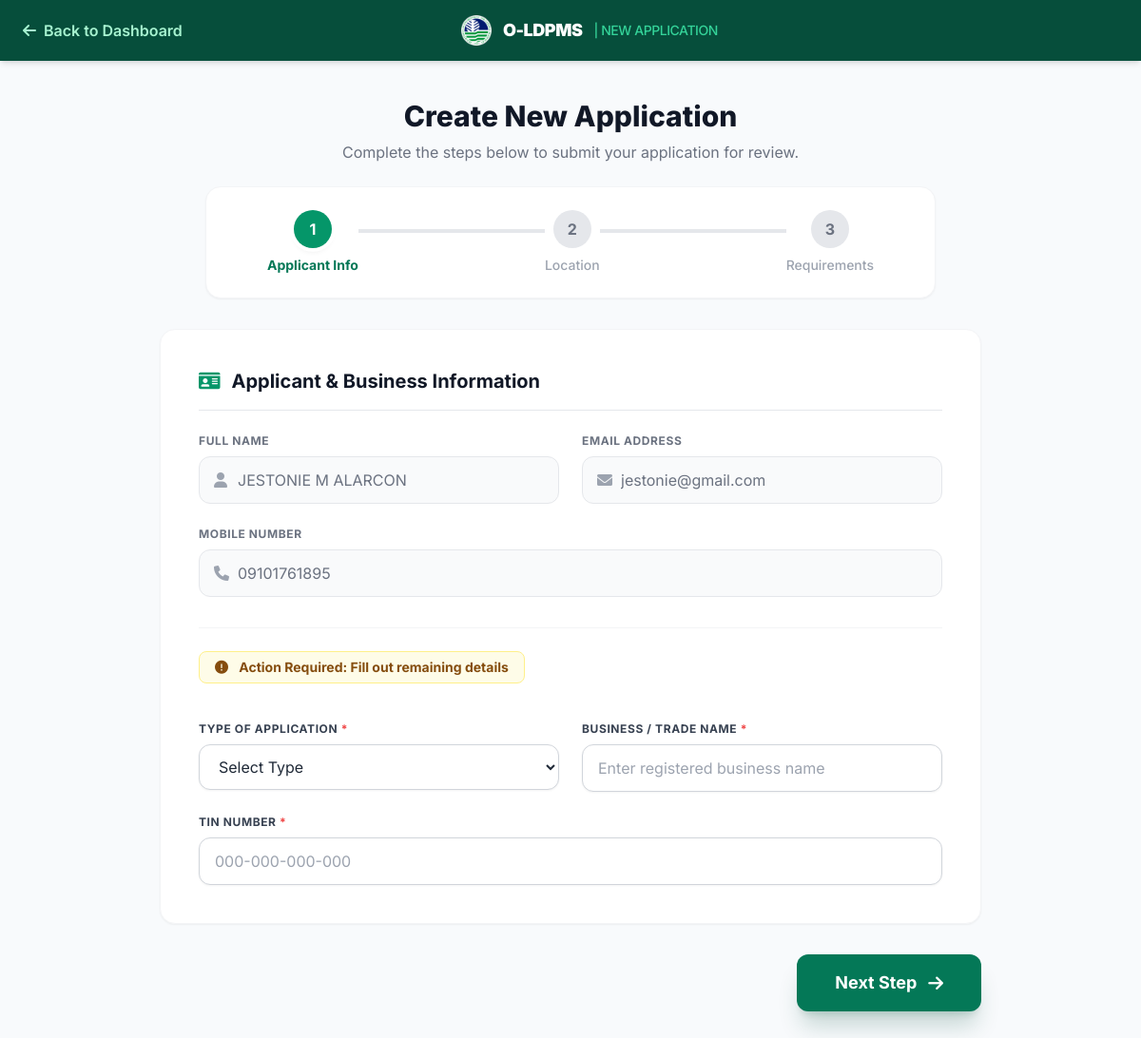
/create_application.php (signed in), run on the app's committed database.
### tables this page shows
CREATE TABLE `user_client` (
  `client_id` int(11) NOT NULL,
  `firstname` varchar(50) NOT NULL,
  `mid_name` varchar(50) NOT NULL,
  `lastname` varchar(50) NOT NULL,
  `email` varchar(100) NOT NULL,
  `profile_picture` varchar(255) DEFAULT NULL,
  `verification_token` varchar(255) DEFAULT NULL,
  `password` text NOT NULL,
  `mobilenum` text NOT NULL,
  `comp_id_upload` longtext NOT NULL,
  `govt_id_upload` longtext NOT NULL,
  `auth_letter` longtext NOT NULL,
  `password_unhashed` text NOT NULL,
  `Status` int(11) NOT NULL,
  `province` text NOT NULL,
  `citymun` text NOT NULL,
  `brgy` text NOT NULL,
  `zips` text NOT NULL
);

### create_application.php (the view, shortened to what this page needs)
<?php
require_once 'db.php';
$client_id = $_SESSION['client_id'];
$app_type = isset($_GET['type']) ? ucfirst($_GET['type']) : 'New';
$stmt = $pdo->prepare("SELECT * FROM user_client WHERE client_id = ?");
$stmt->execute([$client_id]);
$user = $stmt->fetch(PDO::FETCH_ASSOC);
?>
<!DOCTYPE html>
<html lang="en">
<head>
    <script src="https://cdn.tailwindcss.com"></script>
    <link href="https://cdnjs.cloudflare.com/ajax/libs/font-awesome/6.0.0/css/all.min.css" rel="stylesheet">
</head>
<body class="bg-slate-50 min-h-screen pb-20">
    <nav class="bg-emerald-900 text-white h-16 flex items-center justify-between px-6 sticky top-0 z-50 shadow-md">
        <a href="dashboard.php" target="_top" class="flex items-center gap-2 text-emerald-200 hover:text-white font-semibold transition">
            <i class="fas fa-arrow-left"></i> <span class="hidden sm:inline">Back to Dashboard</span>
        </a>
        <div class="font-black tracking-tight text-lg uppercase flex items-center gap-3">
            <img src="logo/denr_logo.png" class="h-8 w-8" alt="Logo">
            O-LDPMS <span class="text-emerald-400 font-medium text-sm hidden sm:inline">| <?= $app_type ?> Application</span>
        </div>
    </nav>
    <div class="max-w-5xl mx-auto mt-10 px-4 mb-6 text-center">
        <h2 class="text-3xl font-extrabold text-gray-900">Create <?= $app_type ?> Application</h2>
        <p class="text-gray-500 mt-2">Complete the steps below to submit your application for review.</p>
    </div>
    <div class="bg-white p-6 rounded-2xl shadow-sm border border-gray-100 mb-8 max-w-3xl mx-auto">
        <div class="flex justify-between items-center relative px-4 sm:px-10">
            <div class="flex flex-col items-center relative z-10 bg-white">
                <div id="stepper-icon-1" class="w-10 h-10 flex items-center justify-center bg-emerald-600 text-white rounded-full font-bold shadow-md transition-colors ring-4 ring-white">1</div>
                <div id="stepper-text-1" class="text-sm font-bold text-emerald-700 mt-2 text-center">Applicant Info</div>
            </div>
            <div class="flex flex-col items-center relative z-10 bg-white">
                <div id="stepper-icon-2" class="w-10 h-10 flex items-center justify-center bg-gray-200 text-gray-500 rounded-full font-bold transition-colors ring-4 ring-white">2</div>
                <div id="stepper-text-2" class="text-sm font-medium text-gray-400 mt-2 text-center">Location</div>
            </div>
            <div class="flex flex-col items-center relative z-10 bg-white">
                <div id="stepper-icon-3" class="w-10 h-10 flex items-center justify-center bg-gray-200 text-gray-500 rounded-full font-bold transition-colors ring-4 ring-white">3</div>
                <div id="stepper-text-3" class="text-sm font-medium text-gray-400 mt-2 text-center">Requirements</div>
            </div>
        </div>
    </div>
    <form method="POST" enctype="multipart/form-data" id="applicationForm" class="max-w-4xl mx-auto px-4">
        <div id="step-1" class="form-step block">
            <div class="bg-white p-6 sm:p-10 rounded-2xl shadow-sm border border-gray-100 mb-6">
                <h3 class="text-xl font-bold text-gray-900 mb-6 flex items-center gap-3 border-b pb-4">
                    <i class="fas fa-id-card text-emerald-600"></i> Applicant & Business Information
                </h3>
                <div class="grid grid-cols-1 md:grid-cols-2 gap-6">
                    <div>
                        <label class="block text-xs font-bold text-gray-500 uppercase tracking-wider mb-2">Full Name</label>
                        <div class="relative">
                            <i class="fas fa-user absolute left-4 top-1/2 -translate-y-1/2 text-gray-400"></i>
                            <input type="text" readonly value="<?= htmlspecialchars($user['firstname'] . ' ' . $user['mid_name'] . ' ' . $user['lastname']) ?>" class="w-full bg-gray-50 border border-gray-200 text-gray-500 rounded-xl pl-10 pr-4 py-3 cursor-not-allowed select-none">
                        </div>
                    </div>
                    <div>
                        <label class="block text-xs font-bold text-gray-500 uppercase tracking-wider mb-2">Email Address</label>
                        <div class="relative">
                            <i class="fas fa-envelope absolute left-4 top-1/2 -translate-y-1/2 text-gray-400"></i>
                            <input type="text" readonly value="<?= htmlspecialchars($user['email']) ?>" class="w-full bg-gray-50 border border-gray-200 text-gray-500 rounded-xl pl-10 pr-4 py-3 cursor-not-allowed select-none">
                        </div>
                    </div>
                    <div class="md:col-span-2">
                        <label class="block text-xs font-bold text-gray-500 uppercase tracking-wider mb-2">Mobile Number</label>
                        <div class="relative">
                            <i class="fas fa-phone absolute left-4 top-1/2 -translate-y-1/2 text-gray-400"></i>
                            <input type="text" readonly value="<?= htmlspecialchars($user['mobilenum']) ?>" class="w-full bg-gray-50 border border-gray-200 text-gray-500 rounded-xl pl-10 pr-4 py-3 cursor-not-allowed select-none">
                        </div>
                    </div>
                    <div class="md:col-span-2 border-t border-gray-100 pt-6 mt-2">
                        <h4 class="text-sm font-bold text-gray-800 mb-4 bg-yellow-50 text-yellow-800 border border-yellow-200 inline-block px-4 py-1.5 rounded-lg"><i class="fas fa-exclamation-circle mr-2"></i> Action Required: Fill out remaining details</h4>
                    </div>
                    <div>
                        <label class="block text-xs font-bold text-gray-700 uppercase tracking-wider mb-2">Type of Application <span class="text-red-500">*</span></label>
                        <select id="applicant_type" name="applicant_type" required class="w-full bg-white border border-gray-300 focus:border-emerald-500 focus:ring-2 focus:ring-emerald-200 text-gray-800 rounded-xl px-4 py-3 transition outline-none shadow-sm cursor-pointer">
                            <option value="" disabled selected>Select Type</option>
                        </select>
                    </div>
                    <div>
                        <label class="block text-xs font-bold text-gray-700 uppercase tracking-wider mb-2">Business / Trade Name <span class="text-red-500">*</span></label>
                        <input type="text" id="business_name" name="business_name" required placeholder="Enter registered business name" class="w-full bg-white border border-gray-300 focus:border-emerald-500 focus:ring-2 focus:ring-emerald-200 text-gray-800 rounded-xl px-4 py-3 transition outline-none shadow-sm">
                    </div>
                    <div class="md:col-span-2">
                        <label class="block text-xs font-bold text-gray-700 uppercase tracking-wider mb-2">TIN Number <span class="text-red-500">*</span></label>
                        <input type="text" id="tin_number" name="tin_number" required placeholder="000-000-000-000" class="w-full bg-white border border-gray-300 focus:border-emerald-500 focus:ring-2 focus:ring-emerald-200 text-gray-800 rounded-xl px-4 py-3 transition outline-none shadow-sm">
                    </div>
                </div>
            </div>
            <div class="flex justify-end pt-2">
                <button type="button" onclick="nextStep()" class="w-full sm:w-auto bg-emerald-700 text-white px-10 py-4 rounded-xl font-bold hover:bg-emerald-800 shadow-xl shadow-emerald-900/20 transition active:scale-[0.98] text-lg flex items-center justify-center gap-3">
                    Next Step <i class="fas fa-arrow-right"></i>
                </button>
            </div>
        </div>
    </form>
</body>
</html>

### create_application.php (style rules this page uses)
body { font-family: 'Inter', sans-serif; }
.form-step { animation: fadeIn 0.4s ease-in-out forwards; }

### data on the page
user_client: firstname+mid_name+lastname "JESTONIE M ALARCON", email "jestonie@gmail.com", mobilenum "09101761895"

### other printed values
$app_type "NEW"
$app_type "New"
